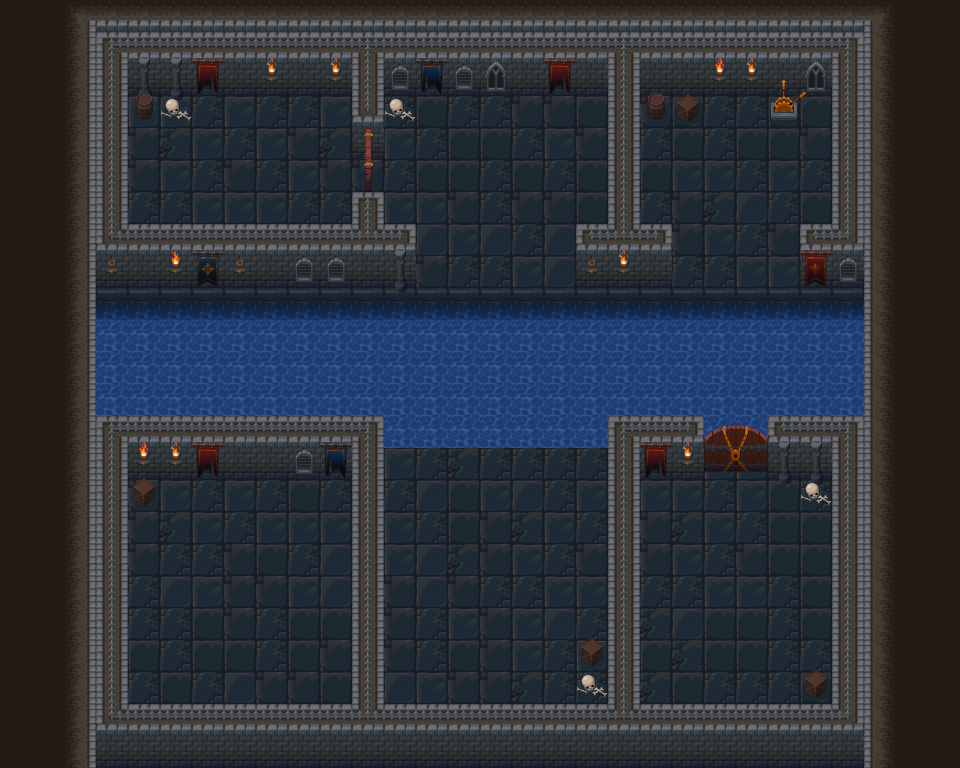

The image is a tile-based game level rendered from a .tmx file. Its description and source (layers, tilesets, objects; grid data summarised) follow:
An orthogonal 30x24 tile map with 32x32 px tiles, 10 tile layers (bg, bg 1, decoration, floor object, ...) and 57 objects (32x collision, 4x 1, 4x 2, 3x key, 2x lasso, ...).

<map version="1.0" tiledversion="1.1.4" orientation="orthogonal" renderorder="right-down" width="30" height="24" tilewidth="32" tileheight="32" infinite="0" nextobjectid="120">
 <properties>
  <property name="teleport" value="1" />
 </properties>
 <tileset firstgid="1" name="tiles" tilewidth="32" tileheight="32" tilecount="240" columns="10">
  <image source="maps/tiles.png" width="320" height="768" />
 </tileset>
 <layer name="bg" width="30" height="24">
  <properties>
   <property name="bg" value="1" />
  </properties>
  <data>[720 cells, 688 non-empty, 27 distinct tile ids]</data>
 </layer>
 <layer name="bg 1" width="30" height="24">
  <properties>
   <property name="bg" value="1" />
  </properties>
  <data>[720 cells, 0 non-empty, 0 distinct tile ids]</data>
 </layer>
 <layer name="decoration" width="30" height="24">
  <properties>
   <property name="bg" value="1" />
  </properties>
  <data>[720 cells, 57 non-empty, 18 distinct tile ids]</data>
 </layer>
 <layer name="floor object" width="30" height="24">
  <data>[720 cells, 16 non-empty, 5 distinct tile ids]</data>
 </layer>
 <layer name="door closed 1" width="30" height="24">
  <properties>
   <property name="doorClosed" value="1" />
  </properties>
  <data>[720 cells, 2 non-empty, 2 distinct tile ids]</data>
 </layer>
 <layer name="door closed 2" width="30" height="24">
  <properties>
   <property name="doorClosed" value="2" />
  </properties>
  <data>[720 cells, 4 non-empty, 4 distinct tile ids]</data>
 </layer>
 <layer name="switchOn" width="30" height="24">
  <properties>
   <property name="switchon" value="1" />
  </properties>
  <data>[720 cells, 2 non-empty, 2 distinct tile ids]</data>
 </layer>
 <layer name="switchOff" width="30" height="24">
  <properties>
   <property name="switchoff" value="1" />
  </properties>
  <data>[720 cells, 4 non-empty, 4 distinct tile ids]</data>
 </layer>
 <layer name="fg" width="30" height="24">
  <properties>
   <property name="fg" value="1" />
  </properties>
  <data>[720 cells, 32 non-empty, 4 distinct tile ids]</data>
 </layer>
 <layer name="decoration fg" width="30" height="24">
  <properties>
   <property name="fg" value="1" />
  </properties>
  <data>[720 cells, 5 non-empty, 5 distinct tile ids]</data>
 </layer>
 <objectgroup name="character" visible="0">
  <object id="113" name="princess" type="player" x="565.249" y="136.986" width="14.4196" height="14.4196">
   <ellipse />
  </object>
 </objectgroup>
 <objectgroup name="waterfront" visible="0">
  <object id="67" type="waterfront" x="446" y="446" width="356" height="5" />
 </objectgroup>
 <objectgroup name="waterback" visible="0">
  <object id="66" type="waterback" x="446" y="292.884" width="355.116" height="5.11608" />
 </objectgroup>
 <objectgroup name="button">
  <properties>
   <property name="button" value="1" />
  </properties>
  <object id="89" name="2.1" x="710.936" y="212.77" width="49.7331" height="49.7331" />
  <object id="93" name="1.1" x="504" y="472" width="48" height="48" />
 </objectgroup>
 <objectgroup name="openSwitch">
  <object id="90" type="opensw" x="762.453" y="80.6381" width="45.0995" height="53.2494" />
 </objectgroup>
 <objectgroup name="opendoor">
  <properties>
   <property name="opendoor" value="1" />
  </properties>
  <object id="33" name="1" x="375.565" y="141.349" width="15.8525" height="76.8476" />
  <object id="74" name="2" x="695.768" y="467.741" width="81.5804" height="24.0224" />
 </objectgroup>
 <objectgroup name="door">
  <properties>
   <property name="door" value="1" />
  </properties>
  <object id="31" name="1" x="350.667" y="141.589" width="23.9063" height="76.223">
   <properties>
    <property name="need" value="key1" />
   </properties>
  </object>
  <object id="70" name="2" x="701.558" y="426.183" width="66" height="39">
   <properties>
    <property name="need" value="key2" />
   </properties>
  </object>
 </objectgroup>
 <objectgroup name="water" visible="0">
  <object id="1" type="water" x="98" y="300.442" width="766" height="139.058" />
 </objectgroup>
 <objectgroup name="item">
  <properties>
   <property name="item" value="1" />
  </properties>
  <object id="23" name="key1" type="key" gid="119" x="131.255" y="640" width="32" height="32">
   <properties>
    <property name="from" value="key1" />
   </properties>
  </object>
  <object id="35" name="lasso" type="lasso" x="128" y="131" width="40" height="37">
   <properties>
    <property name="from" value="lasso" />
   </properties>
  </object>
  <object id="50" name="slingshot" type="slingshot" x="420" y="463.08" width="35" height="36">
   <properties>
    <property name="from" value="slingshot" />
   </properties>
  </object>
  <object id="82" name="key2" type="key" x="390" y="673.667" width="33" height="28">
   <properties>
    <property name="from" value="key1" />
   </properties>
  </object>
 </objectgroup>
 <objectgroup name="itemchoose" visible="0">
  <properties>
   <property name="itemchoose" value="1" />
  </properties>
  <object id="24" name="key1" x="122.596" y="631.824" width="48" height="49" />
  <object id="36" name="lasso" x="126" y="121.629" width="55.2322" height="62.1608" />
  <object id="51" name="slingshot" x="410.268" y="453.116" width="53.9643" height="56.1384" />
  <object id="87" name="key2" type="key" x="387.333" y="656.404" width="41.442" height="46.9286">
   <properties>
    <property name="from" value="key1" />
   </properties>
  </object>
 </objectgroup>
 <objectgroup name="block" visible="0">
  <properties>
   <property name="block" value="1" />
  </properties>
  <object id="69" name="2" type="block" x="716.884" y="294.5" width="38" height="35" />
  <object id="79" name="1" type="block" x="508" y="415" width="38" height="36.7678" />
 </objectgroup>
 <objectgroup name="collision">
  <object id="3" type="collision" x="4" y="1" width="90" height="765" />
  <object id="4" type="collision" x="96" y="721.022" width="863" height="46.9776" />
  <object id="5" type="collision" x="862" y="-1" width="97" height="731" />
  <object id="6" type="collision" x="98" y="3" width="761" height="53" />
  <object id="11" type="collision" x="97" y="55" width="31.8839" height="195" />
  <object id="18" type="collision" x="606.709" y="54" width="32.8492" height="195" />
  <object id="19" type="collision" x="830.267" y="55" width="31.7331" height="196">
   <properties>
    <property name="bg" value="1" />
   </properties>
  </object>
  <object id="39" type="collision" x="98" y="415.277" width="30" height="316.723" />
  <object id="42" type="collision" x="350.558" y="417.494" width="34.9082" height="311.506" />
  <object id="48" type="collision" x="352" y="219.296" width="31" height="29.7032" />
  <object id="49" type="collision" x="350" y="54" width="33" height="86.4643" />
  <object id="58" type="collision" x="606.484" y="415.494" width="33.8492" height="317.787" />
  <object id="60" type="collision" x="830.6" y="412.176" width="30.7331" height="319.491" />
  <object id="64" type="collision" x="576" y="243.906" width="97" height="48.0937" />
  <object id="65" type="collision" x="798.674" y="243.464" width="60.3259" height="53.5357" />
  <object id="71" type="collision" x="640.667" y="417.277" width="63.2172" height="57.7231" />
  <object id="72" type="collision" x="768.558" y="413.828" width="63.442" height="58.8392" />
  <object id="84" type="collision" x="96" y="242.464" width="321.884" height="51.5357" />
  <object id="88" type="collision" x="718.436" y="220.27" width="34" height="34" />
  <object id="92" type="collision" x="512.591" y="478.934" width="31" height="33.8839" />
  <object id="95" type="collision" x="799.223" y="472.333" width="32.7769" height="28.1384" />
  </objectgroup>
 <objectgroup name="teleport">
  <properties>
   <property name="teleport" value="1" />
  </properties>
  <!-- 4 objects omitted --></objectgroup>
</map>
<!-- 15 of 57 objects omitted -->
